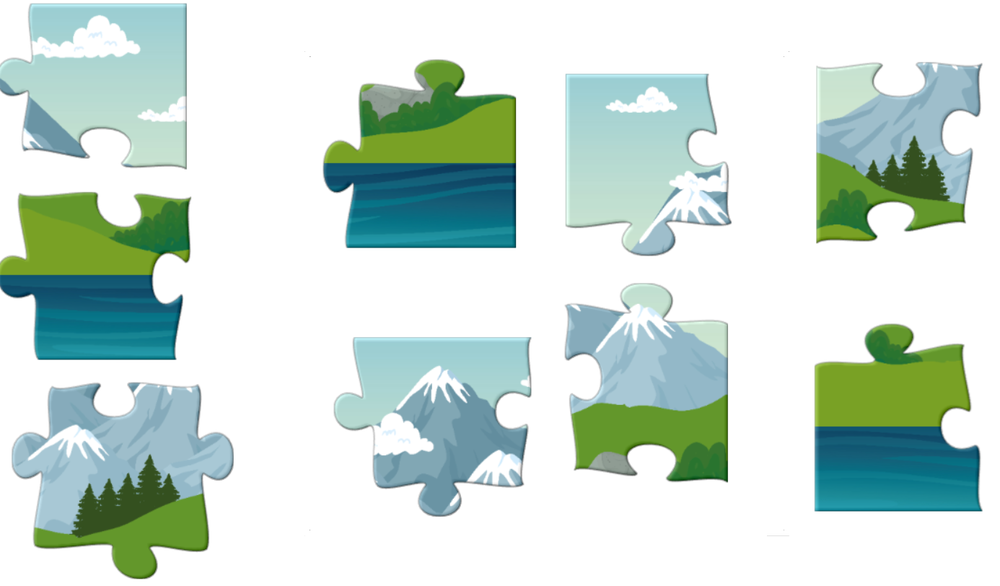
#> input picture assets/test3.png, 1000 x 586 px, shrunk from 1386 x 812 before the run
$ python -i SolverV3.py   (imports and definitions only)
#> lines starting #> are read from the running program, lines starting #| are printed output that depends on the picture; after the words box and inside, x2 and y2 are one past the last pixel; in counts of white or black regions, pixels touching at a corner belong together
#> further down, picture is the input picture: shape (586, 1000, 3); mean B, G, R 212.6, 220.9, 202.9
import cv2
import numpy as np
import scipy.ndimage
from scipy.ndimage import filters
from scipy.signal import find_peaks
import matplotlib.pyplot as plt

class SolverV2:
    def solve(self,image):
        input_image = image

        gray_image = cv2.cvtColor(input_image, cv2.COLOR_BGR2GRAY)
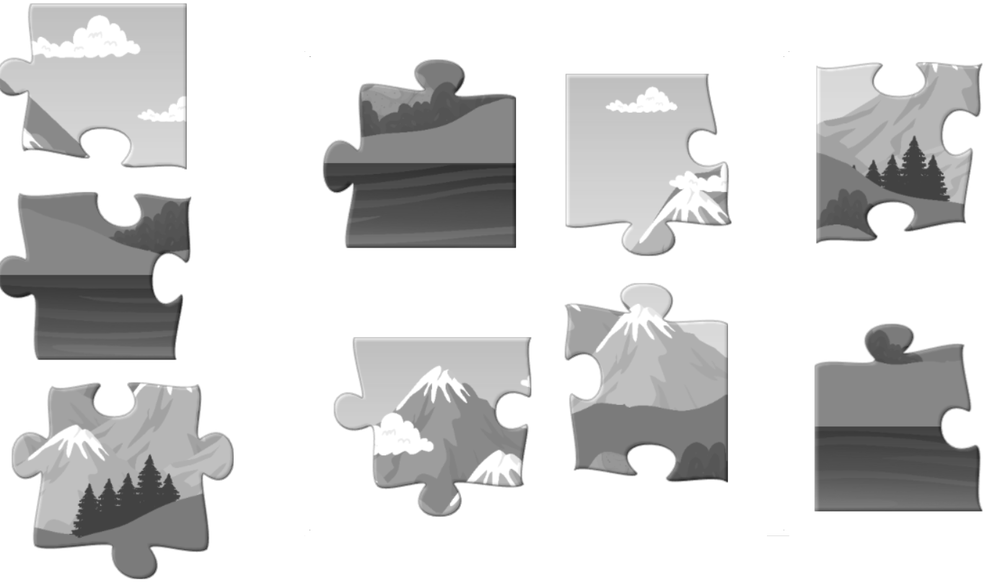
#> gray_image: shape (586, 1000); min 20, max 255, mean 214.6

        thresh = cv2.adaptiveThreshold(gray_image, 255, cv2.ADAPTIVE_THRESH_GAUSSIAN_C, 1, 11, 3)
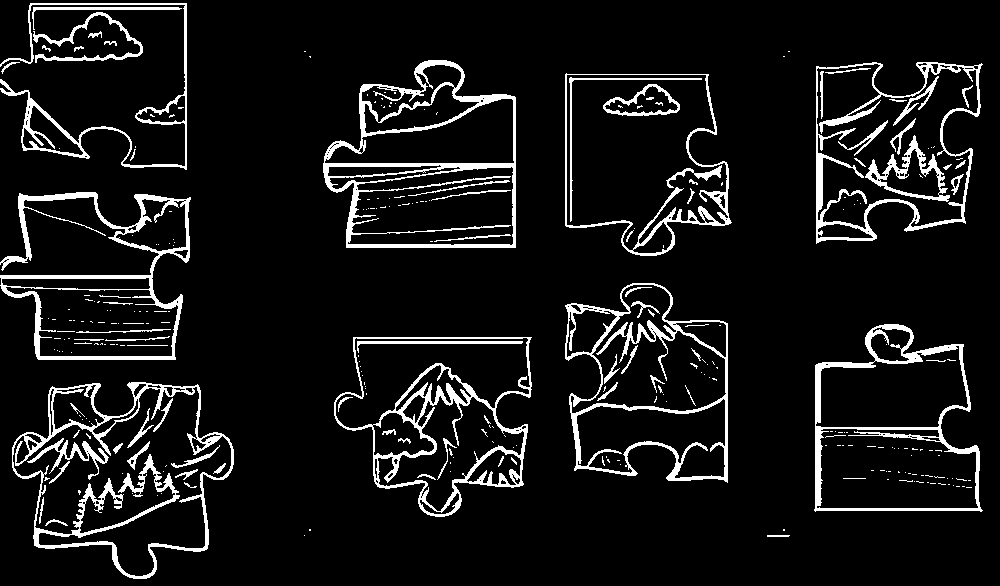
#> thresh: shape (586, 1000); 8.5% white; 292 white regions (214 under 20 px)
        thresh = cv2.GaussianBlur(thresh, (3, 3), 2)
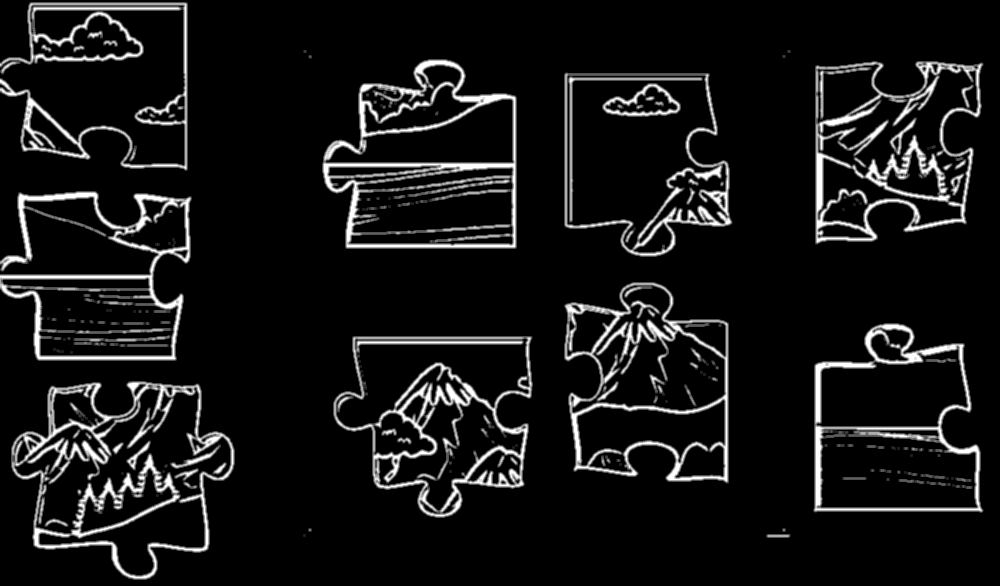
#> thresh: shape (586, 1000); min 0, max 255, mean 21.7

        kernel = np.ones((3, 3), np.uint8)
        opening = cv2.morphologyEx(thresh, cv2.MORPH_OPEN, kernel)
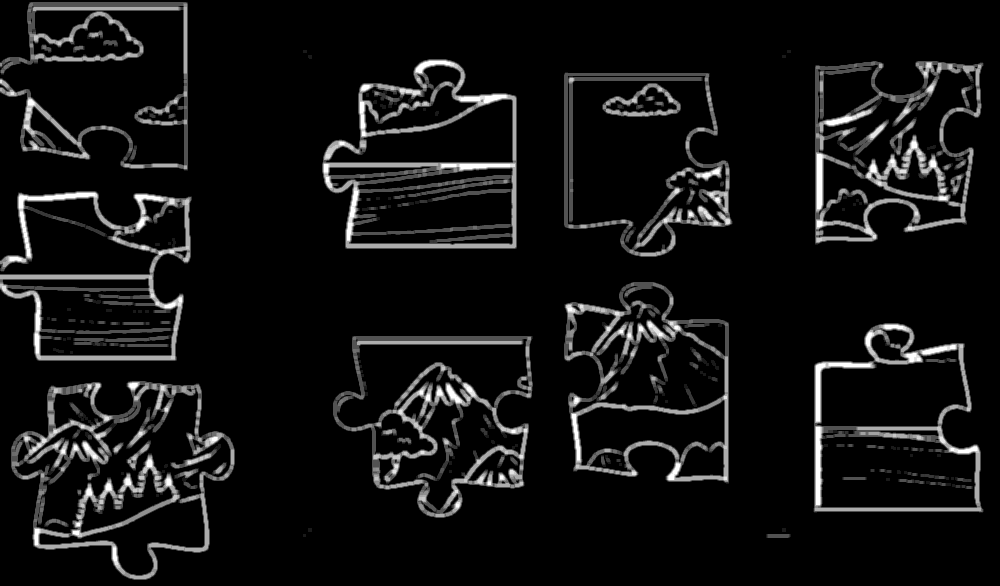
#> opening: shape (586, 1000); min 0, max 255, mean 18.1

        kernel = np.ones((2, 2), np.uint8)
        dilated_image = cv2.dilate(opening, kernel, iterations=1)
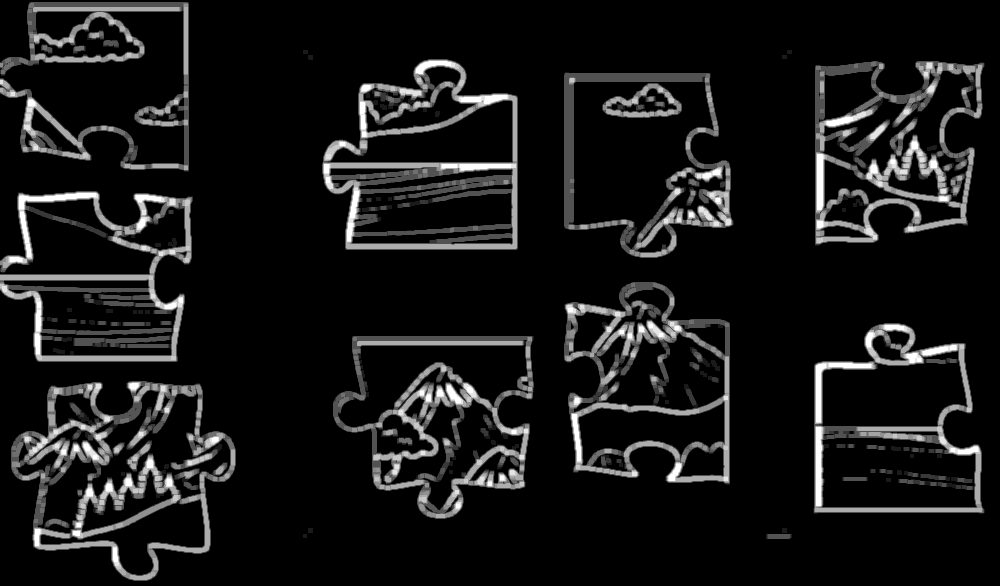
#> dilated_image: shape (586, 1000); min 0, max 255, mean 22.9

        kernel = np.ones((3, 3), np.uint8)
        closing = cv2.morphologyEx(dilated_image.astype('uint8'), cv2.MORPH_CLOSE, kernel)

        kernel = np.ones((2, 2), np.uint8)
        erosion = cv2.erode(closing, kernel, iterations=1)
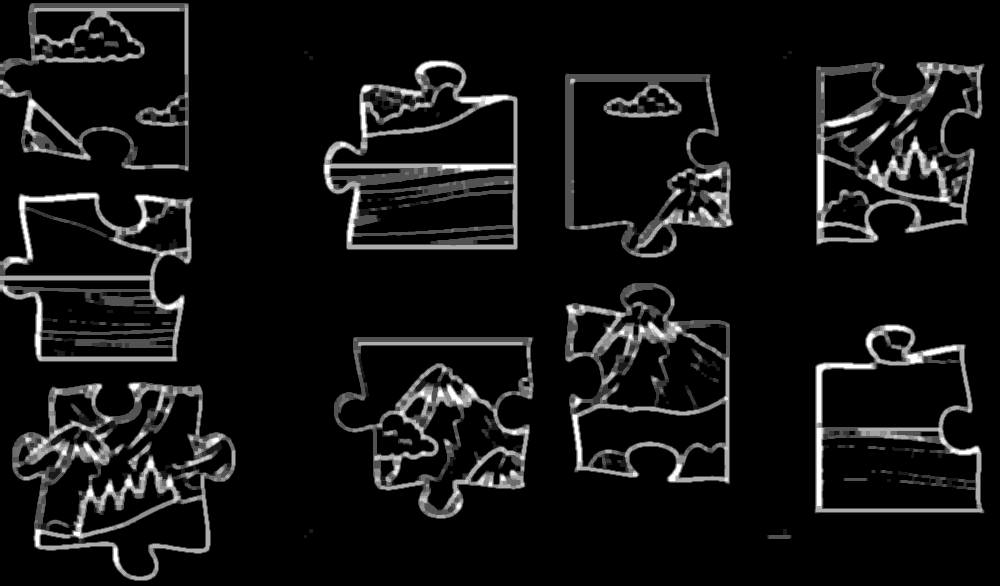
#> erosion: shape (586, 1000); min 0, max 255, mean 19.3

        contours, _ = cv2.findContours(dilated_image, 0, 1)
#> contours = 17 contours, 7 with area under 20; largest, box (x1, y1, x2, y2) and area: (11, 381, 236, 581) 30138, (322, 59, 518, 250) 29034, (333, 336, 534, 519) 26424, (813, 323, 985, 514) 25806, (564, 282, 730, 485) 25600
#> (the run stopped early here; a loop or call above may not have finished)

$ run again, on assets/hint 1.png
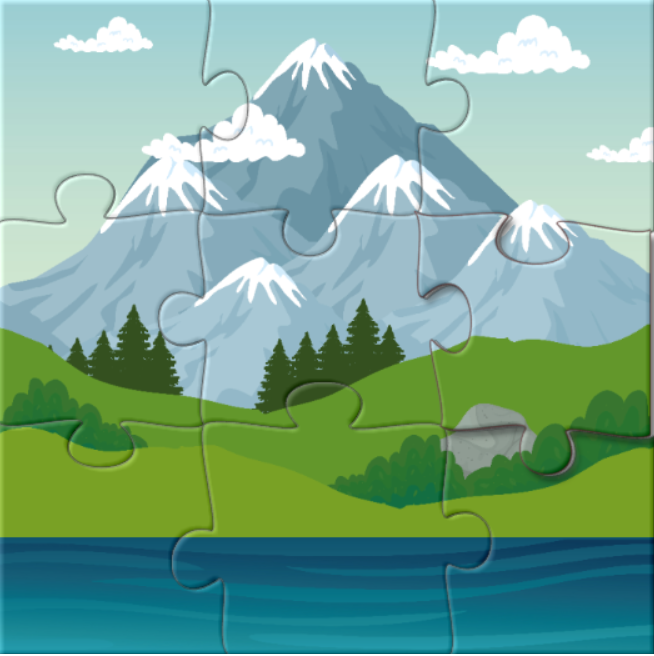
#> input picture assets/hint 1.png, 654 x 656 px
#> picture is the input picture: shape (656, 654, 3); mean B, G, R 145.8, 167.3, 120.8
#> in solve, `thresh = cv2.adaptiveThreshold(gray_image, 255, cv2.ADAPTIVE_THRESH_GA..`:
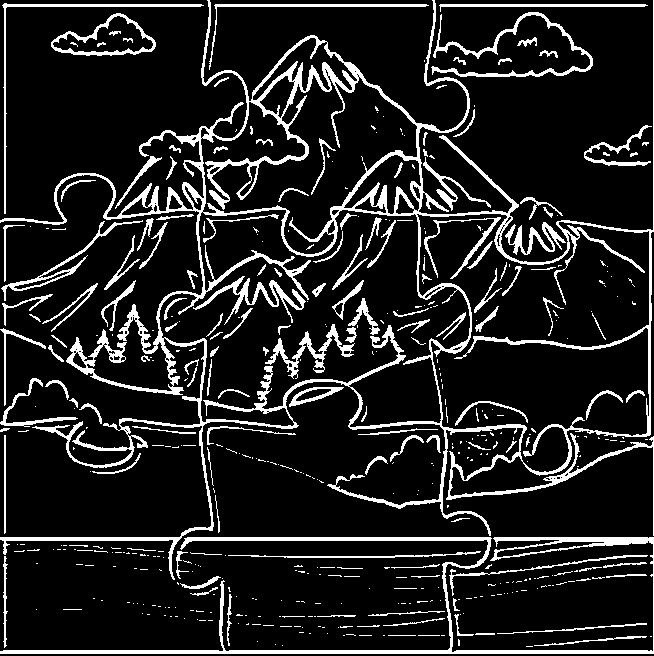
#> thresh: shape (656, 654); 12.9% white; 469 white regions (324 under 20 px)
#> in solve, `erosion = cv2.erode(closing, kernel, iterations=1)`:
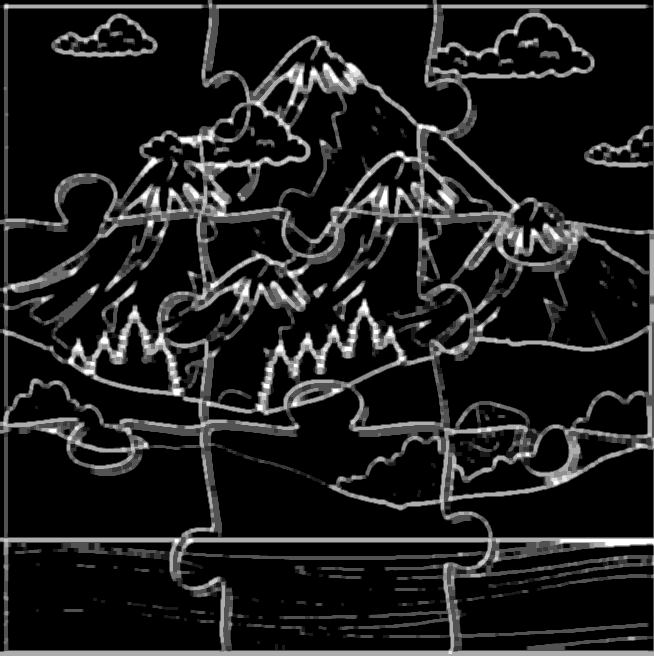
#> erosion: shape (656, 654); min 0, max 255, mean 29.5
#> contours = 3 contours; box (x1, y1, x2, y2) and area: (0, 0, 654, 656) 342560, (50, 12, 158, 58) 3036, (1, 2, 206, 216) 1864
